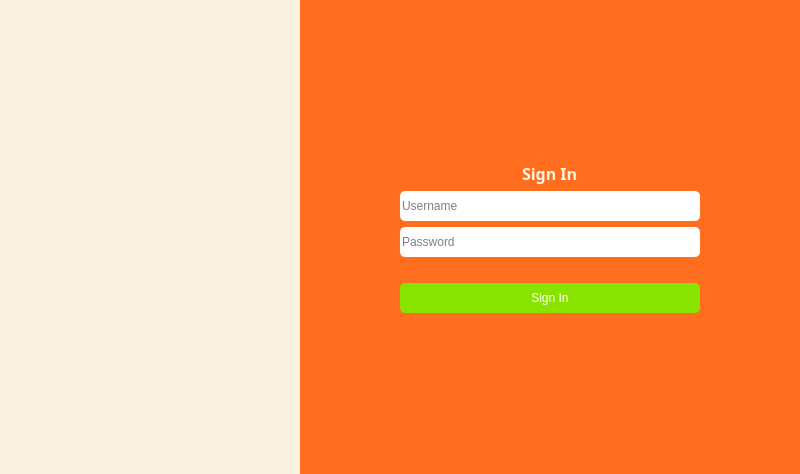
<?xml version="1.0" encoding="UTF-8"?>
<ui version="4.0">
 <class>MainWindow</class>
 <widget class="QMainWindow" name="MainWindow">
  <property name="geometry">
   <rect>
    <x>0</x>
    <y>0</y>
    <width>800</width>
    <height>474</height>
   </rect>
  </property>
  <property name="windowTitle">
   <string>MainWindow</string>
  </property>
  <property name="styleSheet">
   <string notr="true">background-color: #FF6D1F;</string>
  </property>
  <widget class="QWidget" name="centralwidget">
   <layout class="QHBoxLayout" name="horizontalLayout">
    <property name="spacing">
     <number>0</number>
    </property>
    <property name="leftMargin">
     <number>0</number>
    </property>
    <property name="topMargin">
     <number>0</number>
    </property>
    <property name="rightMargin">
     <number>0</number>
    </property>
    <property name="bottomMargin">
     <number>0</number>
    </property>
    <item>
     <widget class="QWidget" name="widget" native="true">
      <property name="minimumSize">
       <size>
        <width>0</width>
        <height>0</height>
       </size>
      </property>
      <property name="maximumSize">
       <size>
        <width>300</width>
        <height>16777215</height>
       </size>
      </property>
      <property name="styleSheet">
       <string notr="true">background-color: #FAF3E1</string>
      </property>
      <layout class="QVBoxLayout" name="verticalLayout_2">
       <item alignment="Qt::AlignHCenter">
        <widget class="QLabel" name="label">
         <property name="maximumSize">
          <size>
           <width>200</width>
           <height>200</height>
          </size>
         </property>
         <property name="text">
          <string/>
         </property>
         <property name="pixmap">
          <pixmap resource="images.qrc">:/image/images/streamline-color--user-circle-single.png</pixmap>
         </property>
         <property name="scaledContents">
          <bool>true</bool>
         </property>
        </widget>
       </item>
      </layout>
     </widget>
    </item>
    <item>
     <widget class="QWidget" name="widget_2" native="true">
      <property name="minimumSize">
       <size>
        <width>0</width>
        <height>0</height>
       </size>
      </property>
      <property name="maximumSize">
       <size>
        <width>16777215</width>
        <height>16777215</height>
       </size>
      </property>
      <property name="styleSheet">
       <string notr="true">QWidget{
  background-color: #FF6D1F
}

QLabel {
	color:black;
}

QLineEdit {
	background-color: white;
	border-radius:  5px;
}</string>
      </property>
      <layout class="QVBoxLayout" name="verticalLayout">
       <item>
        <spacer name="verticalSpacer_2">
         <property name="orientation">
          <enum>Qt::Vertical</enum>
         </property>
         <property name="sizeHint" stdset="0">
          <size>
           <width>20</width>
           <height>40</height>
          </size>
         </property>
        </spacer>
       </item>
       <item alignment="Qt::AlignHCenter">
        <widget class="QLabel" name="label_7">
         <property name="maximumSize">
          <size>
           <width>300</width>
           <height>30</height>
          </size>
         </property>
         <property name="font">
          <font>
           <family>MS Reference Sans Serif</family>
           <pointsize>12</pointsize>
           <weight>75</weight>
           <bold>true</bold>
          </font>
         </property>
         <property name="styleSheet">
          <string notr="true">color:#FAF3E1;</string>
         </property>
         <property name="text">
          <string>Sign In</string>
         </property>
         <property name="scaledContents">
          <bool>false</bool>
         </property>
         <property name="wordWrap">
          <bool>false</bool>
         </property>
        </widget>
       </item>
       <item alignment="Qt::AlignHCenter">
        <widget class="QLineEdit" name="lineEdit">
         <property name="minimumSize">
          <size>
           <width>300</width>
           <height>30</height>
          </size>
         </property>
         <property name="maximumSize">
          <size>
           <width>300</width>
           <height>16777215</height>
          </size>
         </property>
         <property name="styleSheet">
          <string notr="true"/>
         </property>
         <property name="inputMask">
          <string/>
         </property>
         <property name="text">
          <string notr="true"/>
         </property>
         <property name="placeholderText">
          <string>Username</string>
         </property>
        </widget>
       </item>
       <item alignment="Qt::AlignHCenter">
        <widget class="QLineEdit" name="lineEdit_2">
         <property name="minimumSize">
          <size>
           <width>300</width>
           <height>30</height>
          </size>
         </property>
         <property name="maximumSize">
          <size>
           <width>300</width>
           <height>16777215</height>
          </size>
         </property>
         <property name="text">
          <string/>
         </property>
         <property name="echoMode">
          <enum>QLineEdit::Password</enum>
         </property>
         <property name="placeholderText">
          <string>Password</string>
         </property>
        </widget>
       </item>
       <item>
        <spacer name="verticalSpacer_3">
         <property name="orientation">
          <enum>Qt::Vertical</enum>
         </property>
         <property name="sizeType">
          <enum>QSizePolicy::Minimum</enum>
         </property>
         <property name="sizeHint" stdset="0">
          <size>
           <width>20</width>
           <height>20</height>
          </size>
         </property>
        </spacer>
       </item>
       <item alignment="Qt::AlignHCenter">
        <widget class="QPushButton" name="pushButton">
         <property name="minimumSize">
          <size>
           <width>300</width>
           <height>30</height>
          </size>
         </property>
         <property name="maximumSize">
          <size>
           <width>300</width>
           <height>16777215</height>
          </size>
         </property>
         <property name="styleSheet">
          <string notr="true">QPushButton {
	
	background-color: rgb(137, 227, 1);
	color: white;
	padding: 2px;
	border-radius: 5px;
}</string>
         </property>
         <property name="text">
          <string>Sign In</string>
         </property>
        </widget>
       </item>
       <item>
        <spacer name="verticalSpacer">
         <property name="orientation">
          <enum>Qt::Vertical</enum>
         </property>
         <property name="sizeHint" stdset="0">
          <size>
           <width>20</width>
           <height>40</height>
          </size>
         </property>
        </spacer>
       </item>
      </layout>
     </widget>
    </item>
   </layout>
  </widget>
 </widget>
 <resources>
  <include location="images.qrc"/>
 </resources>
 <connections/>
</ui>
